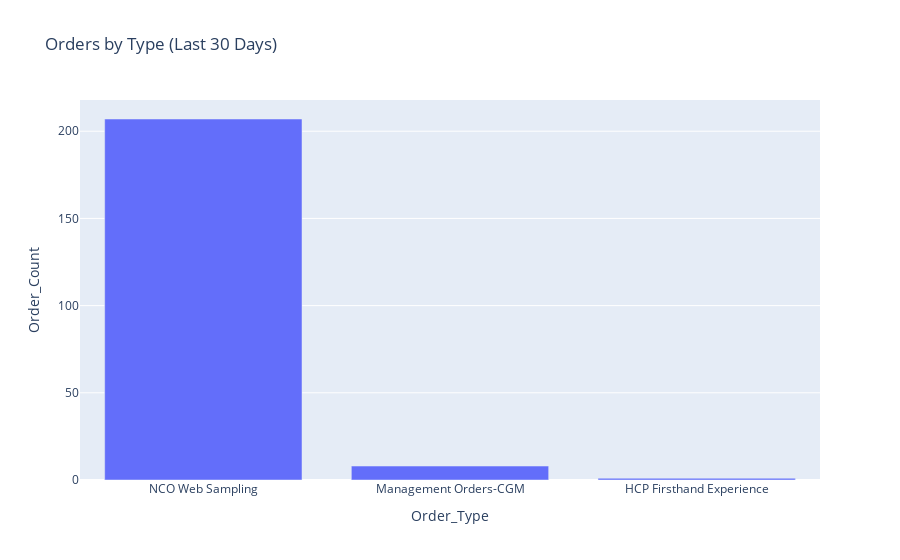
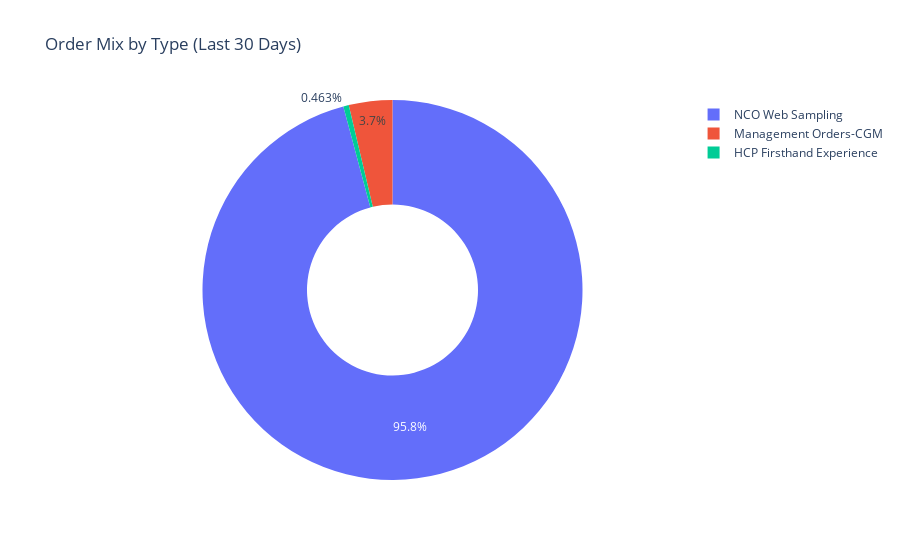
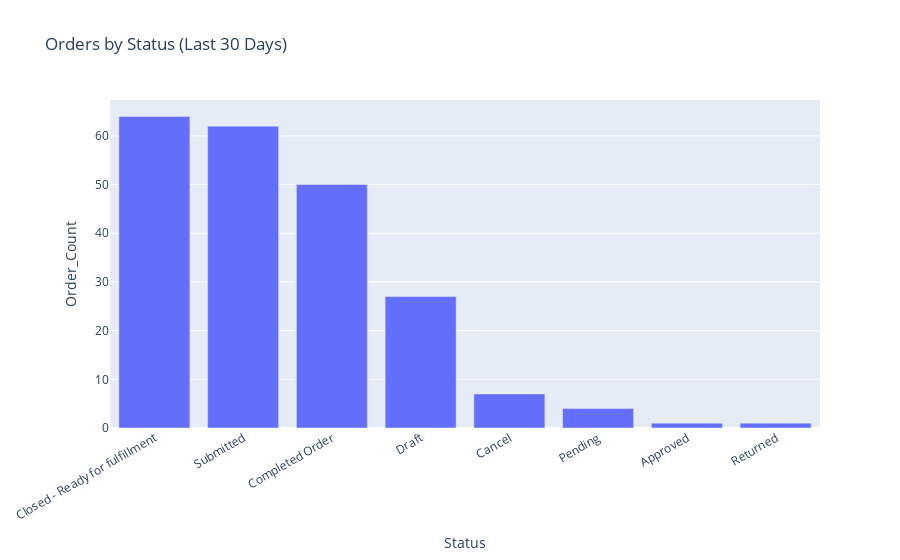
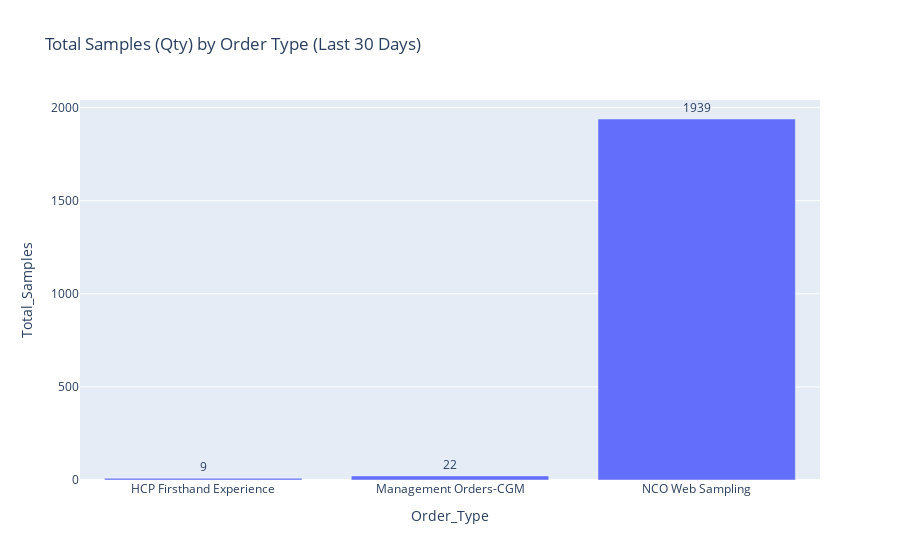

Notebook code for these charts, in order:
### Code cell
import os
import pandas as pd
import plotly.express as px
import plotly.graph_objects as go

# ---------- 1) Orders by Type (bar + pie) ----------
fig_type_bar = px.bar(
    order_type_counts,
    x="Order_Type", y="Order_Count",
    title="Orders by Type (Last 30 Days)",
)
fig_type_pie = px.pie(
    order_type_counts,
    names="Order_Type", values="Order_Count",
    title="Order Mix by Type (Last 30 Days)",
    hole=0.45
)

# ---------- 2) Orders by Status (bar) ----------
fig_status = px.bar(
    status_counts,
    x="Status", y="Order_Count",
    title="Orders by Status (Last 30 Days)",
)
fig_status.update_layout(xaxis_tickangle=-30)

# ---------- 3) Samples by Order Type (bar) ----------
if not qty_by_type.empty:
    fig_samples = px.bar(
        qty_by_type.rename(columns={ "ADC_Order_Type__c": "Order_Type" }),
        x="Order_Type", y="Total_Samples",
        title="Total Samples (Qty) by Order Type (Last 30 Days)",
        text="Total_Samples"
    )
    fig_samples.update_traces(texttemplate="%{text:.0f}", textposition="outside")
else:
    fig_samples = go.Figure().add_annotation(
        text="No order-product quantities found for this window.",
        x=0.5, y=0.5, showarrow=False
    )
    fig_samples.update_layout(title="Total Samples (Qty) by Order Type")

# ---------- 4) NCO Web Sampling focus (indicator) ----------
NCO_LABEL = "NCO Web Sampling"
total_orders = int(order_type_counts["Order_Count"].sum())
nco_orders = int(order_type_counts.loc[order_type_counts["Order_Type"]==NCO_LABEL, "Order_Count"].sum())
nco_pct = (nco_orders / total_orders * 100) if total_orders else 0.0

nco_samples = 0
if not qty_by_type.empty:
    nco_samples = int(qty_by_type.loc[qty_by_type["ADC_Order_Type__c"]==NCO_LABEL, "Total_Samples"].sum())

fig_nco = make_fig = go.Figure()
fig_nco.add_trace(go.Indicator(
    mode="number+delta",
    title={"text": f"NCO Web Sampling – Orders"},
    value=nco_orders,
    delta={"reference": total_orders, "relative": True, "valueformat": ".1%"}
))
fig_nco.add_trace(go.Indicator(
    mode="number",
    title={"text": "NCO Web Sampling – Samples"},
    value=nco_samples,
    domain={"x":[0.55,1.0], "y":[0,1]}
))
fig_nco.update_layout(title=f"NCO Focus: {nco_orders} orders ({nco_pct:.1f}%) · {nco_samples} samples")

# ---------- 5) Daily trend (total) ----------
orders_df["CreatedDate"] = pd.to_datetime(orders_df["CreatedDate"], utc=True, errors="coerce")
orders_df["day"] = orders_df["CreatedDate"].dt.tz_convert("UTC").dt.date
trend = orders_df.groupby("day").size().rename("Orders").reset_index()
fig_trend = px.line(trend, x="day", y="Orders", markers=True, title="Daily Orders (UTC, Last 30 Days)")

# ---------- 6) Daily stacked by Status (great for ops) ----------
stack = (orders_df
         .groupby(["day","ADC_Status__c"])
         .size().rename("Orders").reset_index())
fig_stack = px.area(
    stack.sort_values("day"), x="day", y="Orders", color="ADC_Status__c",
    title="Daily Orders by Status (Stacked, Last 30 Days)",
    groupnorm=None
)

# ---------- 7) Approval SLA (days) distribution ----------
if "approved" in locals() and not approved.empty and "tt_days" in approved.columns:
    fig_sla = px.histogram(
        approved, x="tt_days", nbins=20,
        title="Approval Time Distribution (Days)"
    )
    fig_sla.update_layout(xaxis_title="Days to Approval", yaxis_title="Orders")
else:
    fig_sla = go.Figure().add_annotation(
        text="No approved-date data available for SLA.",
        x=0.5, y=0.5, showarrow=False
    )
    fig_sla.update_layout(title="Approval Time Distribution (Days)")

# ---------- 8) Open Order Aging ----------
fig_aging = px.bar(
    aging, x="Aging_Bucket", y="Open_Count",
    title="Open Order Aging (Created → Now)",
    text="Open_Count"
)
fig_aging.update_traces(texttemplate="%{text}", textposition="outside")

# ---------- Show inline ----------
for f in [fig_type_bar, fig_type_pie, fig_status, fig_samples, fig_trend, fig_stack, fig_sla, fig_aging, fig_nco]:
    f.show()

# ---------- Optional: export a single HTML you can share ----------
os.makedirs("carbon_reporting_out", exist_ok=True)
html_path = os.path.join("carbon_reporting_out", "compliance_orders_report.html")

sections = [
    ("Orders by Type (Bar)", fig_type_bar),
    ("Orders by Type (Pie)", fig_type_pie),
    ("Orders by Status", fig_status),
    ("Samples by Order Type", fig_samples),
    ("Daily Orders", fig_trend),
    ("Daily Orders by Status (Stacked)", fig_stack),
    ("Approval Time (Days)", fig_sla),
    ("Open Order Aging", fig_aging),
    ("NCO Focus", fig_nco),
]

html = ["<html><head><meta charset='utf-8'><title>Compliance Orders – 30-Day Report</title></head><body style='font-family:Inter,system-ui,sans-serif'>"]
html.append(f"<h1>Compliance Orders – Last 30 Days</h1><p>Total Orders: {total_orders} · NCO Orders: {nco_orders} ({nco_pct:.1f}%) · NCO Samples: {nco_samples}</p>")
for title, fig in sections:
    html.append(f"<h2>{title}</h2>")
    html.append(fig.to_html(full_html=False, include_plotlyjs='cdn'))
html.append("</body></html>")

with open(html_path, "w", encoding="utf-8") as f:
    f.write("\n".join(html))

print("Wrote:", html_path)

### Figure 1 — Plotly figure (JSON) as saved in the notebook; plotly's stock layout.template omitted (floating-point values rounded to 4 significant figures)
{"data": [{"hovertemplate": "Order_Type=%{x}<br>Order_Count=%{y}<extra></extra>", "legendgroup": "", "marker": {"color": "#636efa", "pattern": {"shape": ""}}, "name": "", "orientation": "v", "showlegend": false, "textposition": "auto", "type": "bar", "x": ["NCO Web Sampling", "Management Orders-CGM", "HCP Firsthand Experience"], "xaxis": "x", "y": [207, 8, 1], "yaxis": "y"}], "layout": {"barmode": "relative", "legend": {"tracegroupgap": 0}, "title": {"text": "Orders by Type (Last 30 Days)"}, "xaxis": {"anchor": "y", "domain": [0, 1], "title": {"text": "Order_Type"}}, "yaxis": {"anchor": "x", "domain": [0, 1], "title": {"text": "Order_Count"}}}}

### Figure 2 — Plotly figure (JSON) as saved in the notebook; plotly's stock layout.template omitted (floating-point values rounded to 4 significant figures)
{"data": [{"domain": {"x": [0, 1], "y": [0, 1]}, "hole": 0.45, "hovertemplate": "Order_Type=%{label}<br>Order_Count=%{value}<extra></extra>", "labels": ["NCO Web Sampling", "Management Orders-CGM", "HCP Firsthand Experience"], "legendgroup": "", "name": "", "showlegend": true, "type": "pie", "values": [207, 8, 1]}], "layout": {"legend": {"tracegroupgap": 0}, "title": {"text": "Order Mix by Type (Last 30 Days)"}}}

### Figure 3 — Plotly figure (JSON) as saved in the notebook; plotly's stock layout.template omitted (floating-point values rounded to 4 significant figures)
{"data": [{"hovertemplate": "Status=%{x}<br>Order_Count=%{y}<extra></extra>", "legendgroup": "", "marker": {"color": "#636efa", "pattern": {"shape": ""}}, "name": "", "orientation": "v", "showlegend": false, "textposition": "auto", "type": "bar", "x": ["Closed - Ready for fulfillment", "Submitted", "Completed Order", "Draft", "Cancel", "Pending", "Approved", "Returned"], "xaxis": "x", "y": [64, 62, 50, 27, 7, 4, 1, 1], "yaxis": "y"}], "layout": {"barmode": "relative", "legend": {"tracegroupgap": 0}, "title": {"text": "Orders by Status (Last 30 Days)"}, "xaxis": {"anchor": "y", "domain": [0, 1], "tickangle": -30, "title": {"text": "Status"}}, "yaxis": {"anchor": "x", "domain": [0, 1], "title": {"text": "Order_Count"}}}}

### Figure 4 — Plotly figure (JSON) as saved in the notebook; plotly's stock layout.template omitted (floating-point values rounded to 4 significant figures)
{"data": [{"hovertemplate": "Order_Type=%{x}<br>Total_Samples=%{text}<extra></extra>", "legendgroup": "", "marker": {"color": "#636efa", "pattern": {"shape": ""}}, "name": "", "orientation": "v", "showlegend": false, "text": [9.0, 22.0, 1939.0, 3.0], "textposition": "outside", "texttemplate": "%{text:.0f}", "type": "bar", "x": ["HCP Firsthand Experience", "Management Orders-CGM", "NCO Web Sampling", null], "xaxis": "x", "y": [9.0, 22.0, 1939.0, 3.0], "yaxis": "y"}], "layout": {"barmode": "relative", "legend": {"tracegroupgap": 0}, "title": {"text": "Total Samples (Qty) by Order Type (Last 30 Days)"}, "xaxis": {"anchor": "y", "domain": [0, 1], "title": {"text": "Order_Type"}}, "yaxis": {"anchor": "x", "domain": [0, 1], "title": {"text": "Total_Samples"}}}}
